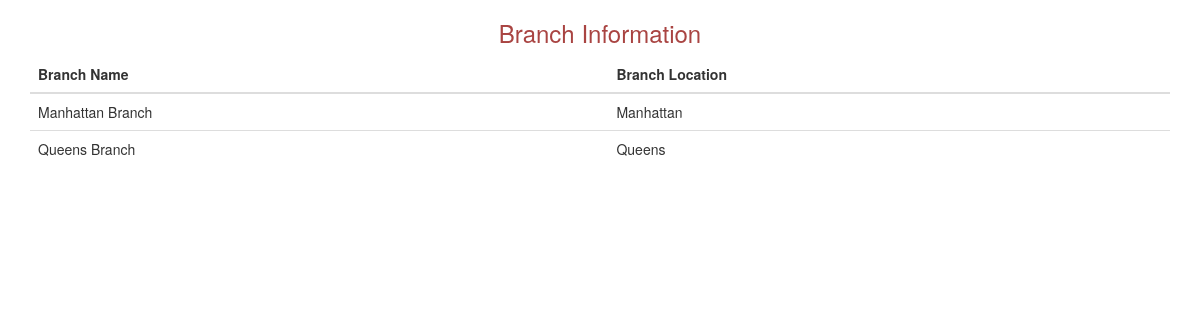
/showBranch.php (signed in), run on the app's committed database.
### tables this page shows
CREATE TABLE IF NOT EXISTS `branch` (
  `lib_ID` varchar(10) NOT NULL,
  `l_name` varchar(50) DEFAULT NULL,
  `city` varchar(25) DEFAULT NULL,
  `total_books` int(11) DEFAULT NULL
);

### libs/database_class.php (called while the page is built, shortened)
<?php
include 'Dbconfig.php';
class Mysql extends Dbconfig    {
    protected $userName;
    protected $passCode;
function Mysql()    {
            $dbPara = new Dbconfig();
            $this -> userName = $dbPara -> userName;
            $this -> passCode = $dbPara ->passCode;
}
function dbConnect()    {
    $this -> connectionString = mysql_connect($this -> serverName,$this -> userName,$this -> passCode);
    return $this -> connectionString;
}
}
?>

### libs/Dbconfig.php (called while the page is built, shortened)
<?php
class Dbconfig {
    function Dbconfig() {
        $this -> serverName = 'localhost';
        $this -> userName = 'dishant';
        $this -> passCode = 'dishant';
        $this -> dbName = 'library_system';
    }
}
?>

### src/showBranch.php (the view, shortened to what this page needs)
<!doctype html>
<html>
<head>
<link href="../css/bootstrap.min.css" rel="stylesheet" media="screen">
<link href="../css/bootstrap-responsive.min.css" rel="stylesheet" media="screen">
</head>
<?php
	include '../libs/database_class.php';
	$successMsg = 'Branch Information';
	$db = new Mysql();
	$db->Mysql();
	$branchQuery = "select * from branch;";
	$bookIDResult = mysql_query($branchQuery,$db->connectionString);
?>
    <body style="">
        <div class="container" >
            <h3 class="text-center text-danger">
                <?php echo $successMsg ?>
            </h3>
            <table class="table table-hover table-condenced">
                <?php
                    echo ' <thead> ';
                        echo ' <tr> ';
                            echo ' <th> ';
                                echo 'Branch Name';
                            echo ' </th> ';
                            echo ' <th> ';
                                echo 'Branch Location';
                            echo ' </th> ';
                        echo ' </tr> ';
                    echo ' </thead> ';
                    while ($row = mysql_fetch_array($bookIDResult)) {
                        echo ' <tr> ';
                            echo ' <td> ';
                                echo $row['l_name'];
                            echo ' </td> ';
                            echo ' <td> ';
                                echo $row['city'];
                            echo ' </td> ';
                        echo ' </tr> ';
                    }
                ?>
            </table>
        </div>
	</body>
</html>

### data on the page
branch: l_name "Manhattan Branch", city "Manhattan"
branch: l_name "Queens Branch", city "Queens"

### other printed values
$successMsg "Branch Information"
